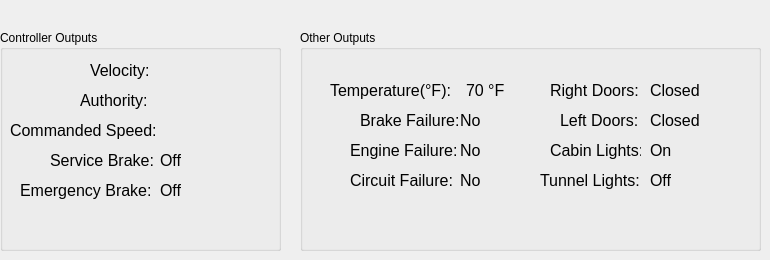
   <widget class="QWidget" name="Information">
    <attribute name="title">
     <string>Information</string>
    </attribute>
    <widget class="QLabel" name="label_18">
     <property name="geometry">
      <rect>
       <x>550</x>
       <y>140</y>
       <width>91</width>
       <height>20</height>
      </rect>
     </property>
     <property name="font">
      <font>
       <pointsize>12</pointsize>
      </font>
     </property>
     <property name="text">
      <string>Cabin Lights:</string>
     </property>
    </widget>
    <widget class="QLabel" name="authOutput">
     <property name="geometry">
      <rect>
       <x>160</x>
       <y>90</y>
       <width>141</width>
       <height>20</height>
      </rect>
     </property>
     <property name="font">
      <font>
       <pointsize>12</pointsize>
      </font>
     </property>
     <property name="text">
      <string/>
     </property>
    </widget>
    <widget class="QLabel" name="label_15">
     <property name="geometry">
      <rect>
       <x>350</x>
       <y>140</y>
       <width>111</width>
       <height>20</height>
      </rect>
     </property>
     <property name="font">
      <font>
       <pointsize>12</pointsize>
      </font>
     </property>
     <property name="text">
      <string>Engine Failure:</string>
     </property>
    </widget>
    <widget class="QLabel" name="label_28">
     <property name="geometry">
      <rect>
       <x>10</x>
       <y>120</y>
       <width>161</width>
       <height>21</height>
      </rect>
     </property>
     <property name="font">
      <font>
       <pointsize>12</pointsize>
      </font>
     </property>
     <property name="text">
      <string>Commanded Speed:</string>
     </property>
    </widget>
    <widget class="QLabel" name="rightDoorsOutput">
     <property name="geometry">
      <rect>
       <x>650</x>
       <y>80</y>
       <width>51</width>
       <height>20</height>
      </rect>
     </property>
     <property name="font">
      <font>
       <pointsize>12</pointsize>
      </font>
     </property>
     <property name="text">
      <string>Closed</string>
     </property>
    </widget>
    <widget class="QLabel" name="label_20">
     <property name="geometry">
      <rect>
       <x>80</x>
       <y>90</y>
       <width>81</width>
       <height>20</height>
      </rect>
     </property>
     <property name="font">
      <font>
       <pointsize>12</pointsize>
      </font>
     </property>
     <property name="text">
      <string>Authority:</string>
     </property>
    </widget>
    <widget class="QLabel" name="label_30">
     <property name="geometry">
      <rect>
       <x>20</x>
       <y>180</y>
       <width>141</width>
       <height>20</height>
      </rect>
     </property>
     <property name="font">
      <font>
       <pointsize>12</pointsize>
      </font>
     </property>
     <property name="text">
      <string>Emergency Brake:</string>
     </property>
    </widget>
    <widget class="QLabel" name="cLightsOutput">
     <property name="geometry">
      <rect>
       <x>650</x>
       <y>140</y>
       <width>51</width>
       <height>20</height>
      </rect>
     </property>
     <property name="font">
      <font>
       <pointsize>12</pointsize>
      </font>
     </property>
     <property name="frameShape">
      <enum>QFrame::NoFrame</enum>
     </property>
     <property name="text">
      <string>On</string>
     </property>
    </widget>
    <widget class="QLabel" name="label_16">
     <property name="geometry">
      <rect>
       <x>350</x>
       <y>170</y>
       <width>111</width>
       <height>20</height>
      </rect>
     </property>
     <property name="font">
      <font>
       <pointsize>12</pointsize>
      </font>
     </property>
     <property name="text">
      <string>Circuit Failure:</string>
     </property>
    </widget>
    <widget class="QLabel" name="engineFailureOutput">
     <property name="geometry">
      <rect>
       <x>460</x>
       <y>140</y>
       <width>51</width>
       <height>20</height>
      </rect>
     </property>
     <property name="font">
      <font>
       <pointsize>12</pointsize>
      </font>
     </property>
     <property name="frameShape">
      <enum>QFrame::NoFrame</enum>
     </property>
     <property name="text">
      <string>No</string>
     </property>
    </widget>
    <widget class="QLabel" name="tempOuput">
     <property name="geometry">
      <rect>
       <x>466</x>
       <y>80</y>
       <width>41</width>
       <height>20</height>
      </rect>
     </property>
     <property name="font">
      <font>
       <pointsize>12</pointsize>
      </font>
     </property>
     <property name="text">
      <string>70 °F</string>
     </property>
    </widget>
    <widget class="QLabel" name="label_31">
     <property name="geometry">
      <rect>
       <x>90</x>
       <y>60</y>
       <width>81</width>
       <height>20</height>
      </rect>
     </property>
     <property name="font">
      <font>
       <pointsize>12</pointsize>
      </font>
     </property>
     <property name="text">
      <string>Velocity:</string>
     </property>
    </widget>
    <widget class="QLabel" name="circuitFailureOutput">
     <property name="geometry">
      <rect>
       <x>460</x>
       <y>170</y>
       <width>51</width>
       <height>20</height>
      </rect>
     </property>
     <property name="font">
      <font>
       <pointsize>12</pointsize>
      </font>
     </property>
     <property name="frameShape">
      <enum>QFrame::NoFrame</enum>
     </property>
     <property name="text">
      <string>No</string>
     </property>
    </widget>
    <widget class="QLabel" name="Door_label_3">
     <property name="geometry">
      <rect>
       <x>550</x>
       <y>80</y>
       <width>91</width>
       <height>21</height>
      </rect>
     </property>
     <property name="font">
      <font>
       <pointsize>12</pointsize>
      </font>
     </property>
     <property name="text">
      <string>Right Doors:</string>
     </property>
    </widget>
    <widget class="QLabel" name="Door_label_2">
     <property name="geometry">
      <rect>
       <x>560</x>
       <y>110</y>
       <width>81</width>
       <height>21</height>
      </rect>
     </property>
     <property name="font">
      <font>
       <pointsize>12</pointsize>
      </font>
     </property>
     <property name="text">
      <string>Left Doors:</string>
     </property>
    </widget>
    <widget class="QLabel" name="veloOutput">
     <property name="geometry">
      <rect>
       <x>160</x>
       <y>60</y>
       <width>131</width>
       <height>20</height>
      </rect>
     </property>
     <property name="font">
      <font>
       <pointsize>12</pointsize>
      </font>
     </property>
     <property name="text">
      <string/>
     </property>
    </widget>
    <widget class="QLabel" name="emergencyBreakOuput">
     <property name="geometry">
      <rect>
       <x>160</x>
       <y>180</y>
       <width>51</width>
       <height>20</height>
      </rect>
     </property>
     <property name="font">
      <font>
       <pointsize>12</pointsize>
      </font>
     </property>
     <property name="frameShape">
      <enum>QFrame::NoFrame</enum>
     </property>
     <property name="text">
      <string>Off</string>
     </property>
    </widget>
    <widget class="QLabel" name="cmdSpeedOutput">
     <property name="geometry">
      <rect>
       <x>160</x>
       <y>120</y>
       <width>131</width>
       <height>20</height>
      </rect>
     </property>
     <property name="font">
      <font>
       <pointsize>12</pointsize>
      </font>
     </property>
     <property name="text">
      <string/>
     </property>
    </widget>
    <widget class="QLabel" name="brakeFailureOutput">
     <property name="geometry">
      <rect>
       <x>460</x>
       <y>110</y>
       <width>51</width>
       <height>20</height>
      </rect>
     </property>
     <property name="font">
      <font>
       <pointsize>12</pointsize>
      </font>
     </property>
     <property name="frameShape">
      <enum>QFrame::NoFrame</enum>
     </property>
     <property name="text">
      <string>No</string>
     </property>
    </widget>
    <widget class="QLabel" name="tLightsOutput">
     <property name="geometry">
      <rect>
       <x>650</x>
       <y>170</y>
       <width>51</width>
       <height>20</height>
      </rect>
     </property>
     <property name="font">
      <font>
       <pointsize>12</pointsize>
      </font>
     </property>
     <property name="frameShape">
      <enum>QFrame::NoFrame</enum>
     </property>
     <property name="text">
      <string>Off</string>
     </property>
    </widget>
    <widget class="QLabel" name="label_29">
     <property name="geometry">
      <rect>
       <x>50</x>
       <y>150</y>
       <width>111</width>
       <height>20</height>
      </rect>
     </property>
     <property name="font">
      <font>
       <pointsize>12</pointsize>
      </font>
     </property>
     <property name="text">
      <string>Service Brake:</string>
     </property>
    </widget>
    <widget class="QLabel" name="label_17">
     <property name="geometry">
      <rect>
       <x>540</x>
       <y>170</y>
       <width>111</width>
       <height>20</height>
      </rect>
     </property>
     <property name="font">
      <font>
       <pointsize>12</pointsize>
      </font>
     </property>
     <property name="text">
      <string>Tunnel Lights:</string>
     </property>
    </widget>
    <widget class="QLabel" name="label_19">
     <property name="geometry">
      <rect>
       <x>330</x>
       <y>80</y>
       <width>131</width>
       <height>20</height>
      </rect>
     </property>
     <property name="font">
      <font>
       <pointsize>12</pointsize>
      </font>
     </property>
     <property name="text">
      <string>Temperature(°F): </string>
     </property>
    </widget>
    <widget class="QLabel" name="label_14">
     <property name="geometry">
      <rect>
       <x>360</x>
       <y>110</y>
       <width>111</width>
       <height>20</height>
      </rect>
     </property>
     <property name="font">
      <font>
       <pointsize>12</pointsize>
      </font>
     </property>
     <property name="text">
      <string>Brake Failure:</string>
     </property>
    </widget>
    <widget class="QLabel" name="leftDoorsOutput">
     <property name="geometry">
      <rect>
       <x>650</x>
       <y>110</y>
       <width>51</width>
       <height>20</height>
      </rect>
     </property>
     <property name="font">
      <font>
       <pointsize>12</pointsize>
      </font>
     </property>
     <property name="text">
      <string>Closed</string>
     </property>
    </widget>
    <widget class="QLabel" name="serviceBreakOuput">
     <property name="geometry">
      <rect>
       <x>160</x>
       <y>150</y>
       <width>51</width>
       <height>20</height>
      </rect>
     </property>
     <property name="font">
      <font>
       <pointsize>12</pointsize>
      </font>
     </property>
     <property name="frameShape">
      <enum>QFrame::NoFrame</enum>
     </property>
     <property name="text">
      <string>Off</string>
     </property>
    </widget>
    <widget class="QGroupBox" name="groupBox_10">
     <property name="geometry">
      <rect>
       <x>300</x>
       <y>30</y>
       <width>461</width>
       <height>221</height>
      </rect>
     </property>
     <property name="title">
      <string>Other Outputs</string>
     </property>
    </widget>
    <widget class="QGroupBox" name="groupBox_11">
     <property name="geometry">
      <rect>
       <x>0</x>
       <y>30</y>
       <width>281</width>
       <height>221</height>
      </rect>
     </property>
     <property name="title">
      <string>Controller Outputs</string>
     </property>
    </widget>
    <zorder>groupBox_11</zorder>
    <zorder>label_18</zorder>
    <zorder>authOutput</zorder>
    <zorder>label_15</zorder>
    <zorder>label_28</zorder>
    <zorder>rightDoorsOutput</zorder>
    <zorder>label_20</zorder>
    <zorder>label_30</zorder>
    <zorder>cLightsOutput</zorder>
    <zorder>label_16</zorder>
    <zorder>engineFailureOutput</zorder>
    <zorder>tempOuput</zorder>
    <zorder>label_31</zorder>
    <zorder>circuitFailureOutput</zorder>
    <zorder>Door_label_3</zorder>
    <zorder>Door_label_2</zorder>
    <zorder>veloOutput</zorder>
    <zorder>emergencyBreakOuput</zorder>
    <zorder>cmdSpeedOutput</zorder>
    <zorder>brakeFailureOutput</zorder>
    <zorder>tLightsOutput</zorder>
    <zorder>label_29</zorder>
    <zorder>label_17</zorder>
    <zorder>label_19</zorder>
    <zorder>label_14</zorder>
    <zorder>leftDoorsOutput</zorder>
    <zorder>serviceBreakOuput</zorder>
    <zorder>groupBox_10</zorder>
   </widget>
